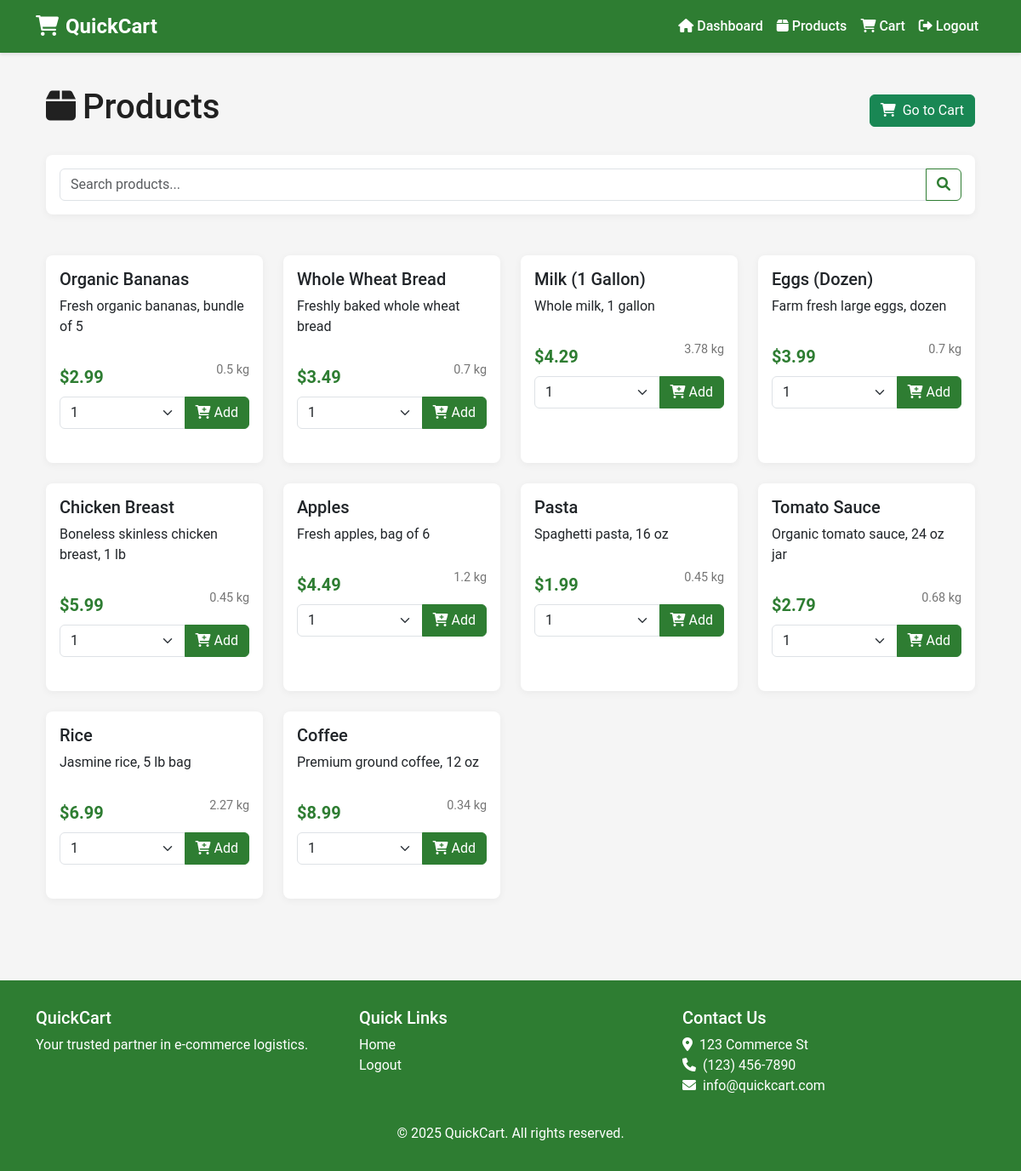
/customer/products (signed in), run on the app's committed database.
### models.py (models this page shows)
class Product(db.Model):
    __tablename__ = 'products'
    product_id = db.Column(db.Integer, primary_key=True)
    name = db.Column(db.String(100), nullable=False)
    description = db.Column(db.Text, nullable=True)
    price = db.Column(db.Float, nullable=False)
    weight = db.Column(db.Float, nullable=False)  # in kg
    stock = db.Column(db.Integer, nullable=False, default=0)
    order_items = db.relationship('OrderItem', backref='product', lazy=True)

### routes.py (the view)
@app.route('/customer/products')
@login_required
def customer_products():
    if current_user.role != 'customer':
        flash('Access denied: You must be a customer to view this page', 'danger')
        return redirect(url_for('index'))
    products = Product.query.all()
    add_to_cart_form = AddToCartForm()
    return render_template('customer/products.html', products=products, form=add_to_cart_form)

### forms.py
class AddToCartForm(FlaskForm):
    product_id = HiddenField('Product ID', validators=[DataRequired()])
    quantity = SelectField('Quantity', choices=[(str(i), str(i)) for i in range(1, 11)], validators=[DataRequired()])
    submit = SubmitField('Add to Cart')

### routes.py (called while the page is built)
@app.context_processor
def inject_year():
    return {'current_year': datetime.datetime.now().year}

@login_manager.user_loader
def load_user(user_id):
    return User.query.get(int(user_id))

@app.before_request
def before_request():
    if 'cart' not in session:
        session['cart'] = {}

### templates/customer/products.html (shortened to what this page needs)
{% extends 'base.html' %}
{% block content %}
<div class="container">
    <div class="d-flex justify-content-between align-items-center mb-4">
        <h1><i class="fas fa-box me-2"></i>Products</h1>
        <a href="{{ url_for('customer_cart') }}" class="btn btn-success">
            <i class="fas fa-shopping-cart me-2"></i>Go to Cart
        </a>
    </div>
    <div class="row mb-4">
        <div class="col-12">
            <div class="card">
                <div class="card-body">
                    <div class="input-group">
                        <input type="text" class="form-control" placeholder="Search products..." id="product-search">
                        <button class="btn btn-outline-primary" type="button">
                            <i class="fas fa-search"></i>
                        </button>
                    </div>
                </div>
            </div>
        </div>
    </div>
    <div class="row" id="products-container">
        {% for product in products %}
            <div class="col-md-4 col-lg-3 mb-4 product-item">
                <div class="card product-card">
                    <div class="card-body">
                        <h5 class="card-title">{{ product.name }}</h5>
                        <p class="card-text">{{ product.description }}</p>
                        <div class="d-flex justify-content-between align-items-center mb-2">
                            <span class="product-price price-format">{{ product.price }}</span>
                            <span class="product-weight">{{ product.weight }} kg</span>
                        </div>
                        <form class="add-to-cart-form">
                            <div class="input-group">
                                <select name="quantity" class="form-select">
                                    {% for i in range(1, 11) %}
                                        <option value="{{ i }}">{{ i }}</option>
                                    {% endfor %}
                                </select>
                                <button type="submit" class="btn btn-primary">
                                    <i class="fas fa-cart-plus"></i> Add
                                </button>
                            </div>
                        </form>
                    </div>
                </div>
            </div>
        {% endfor %}
    </div>
</div>
{% endblock %}

### static/css/style.css (style rules this page uses)
:root { --primary: #2e7d32; --primary-light: #4caf50; --primary-dark: #1b5e20; --accent: #8bc34a; --white: #ffffff; --light-gray: #f5f5f5; --medium-gray: #e0e0e0; --dark-gray: #757575; --text-primary: #212121; --text-secondary: #757575; --danger: #f44336; --warning: #ff9800; --success: #4caf50; --info: #2196f3; }
body { font-family: 'Roboto', 'Segoe UI', Arial, sans-serif; margin: 0; padding: 0; color: var(--text-primary); background-color: var(--light-gray); min-height: 100vh; display: flex; flex-direction: column; }
.btn-primary { background-color: var(--primary); border-color: var(--primary); }
.btn-outline-primary { color: var(--primary); border-color: var(--primary); }
.card { border: none; border-radius: 8px; box-shadow: 0 2px 10px rgba(0, 0, 0, 0.05); transition: transform 0.3s, box-shadow 0.3s; margin-bottom: 1.5rem; }
.product-card { height: 100%; display: flex; flex-direction: column; }
.product-card .card-body { flex: 1; display: flex; flex-direction: column; }
.product-card .product-price { font-size: 1.25rem; font-weight: bold; color: var(--primary); margin-top: auto; padding-top: 1rem; }
.product-card .product-weight { color: var(--text-secondary); font-size: 0.9rem; }

### data on the page
Product: name "Organic Bananas", description "Fresh organic bananas, bundle of 5", price "$2.99", weight "0.5"
Product: name "Whole Wheat Bread", description "Freshly baked whole wheat bread", price "$3.49", weight "0.7"
Product: name "Milk (1 Gallon)", description "Whole milk, 1 gallon", price "$4.29", weight "3.78"
Product: name "Eggs (Dozen)", description "Farm fresh large eggs, dozen", price "$3.99", weight "0.7"
Product: name "Chicken Breast", description "Boneless skinless chicken breast, 1 lb", price "$5.99", weight "0.45"
Product: name "Apples", description "Fresh apples, bag of 6", price "$4.49", weight "1.2"
Product: name "Pasta", description "Spaghetti pasta, 16 oz", price "$1.99", weight "0.45"
Product: name "Tomato Sauce", description "Organic tomato sauce, 24 oz jar", price "$2.79", weight "0.68"
Product: name "Rice", description "Jasmine rice, 5 lb bag", price "$6.99", weight "2.27"
Product: name "Coffee", description "Premium ground coffee, 12 oz", price "$8.99", weight "0.34"

### other printed values
form field quantity "1"
